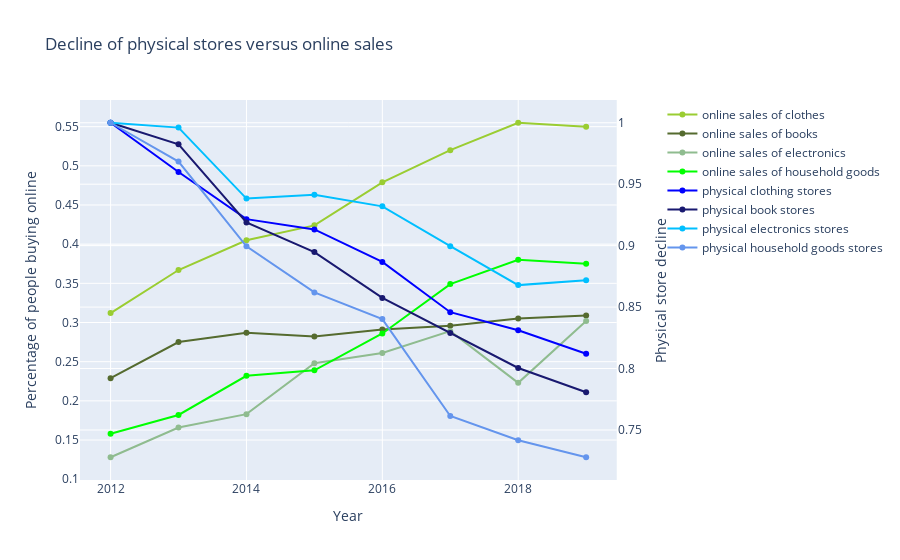

Notebook code for this chart:
### Markdown cell above
All four categories show an increase in online purchasing and a decrease in physical stores. However, where the lines cross is different for each category. For clothes and sporting goods it is the year 2015, books and magazines 2014, household items also 2015 and electronics around 2014. So the switch in dominance occured earlier for the books and magazines and electronics than for the other two categories.

### Code cell
fig = make_subplots(specs = [[{"secondary_y": True}]])

fig.add_trace(
    go.Scatter( x=shopping_online["Year"], y = shopping_online["Kleding of sportartikelen"]/100, name="online sales of clothes", marker_color="yellowgreen"),
    secondary_y=False
)

fig.add_trace(
    go.Scatter( x=shopping_online["Year"], y = shopping_online["Boeken, tijdschriften en kranten"]/100, name="online sales of books", marker_color="darkolivegreen"),
    secondary_y=False
)

fig.add_trace(
    go.Scatter( x=shopping_online["Year"], y = shopping_online["Soft-/ hardware en elektronische benodig"]/100, name="online sales of electronics", marker_color="darkseagreen"),
    secondary_y=False
)

fig.add_trace(
    go.Scatter( x=shopping_online["Year"], y = shopping_online["Huishoudelijke goederen en apparaten"]/100, name="online sales of household goods", marker_color="lime"),
    secondary_y=False
)

fig.add_trace(
    go.Scatter(x=phys_stores["Perioden"], y = phys_stores["1. Kleding of sportartikelen"]/phys_stores["1. Kleding of sportartikelen"][0], name="physical clothing stores", marker_color="blue"),
    secondary_y=True
)

fig.add_trace(
    go.Scatter(x=phys_stores["Perioden"], y = phys_stores["2. Boeken, tijdschriften en kranten"]/phys_stores["2. Boeken, tijdschriften en kranten"][0], name="physical book stores", marker_color="midnightblue"),
    secondary_y=True
)

fig.add_trace(
    go.Scatter(x=phys_stores["Perioden"], y = phys_stores["3. Soft-/ hardware en elektronische benodig"]/phys_stores["3. Soft-/ hardware en elektronische benodig"][0], name="physical electronics stores", marker_color="deepskyblue"),
    secondary_y=True
)

fig.add_trace(
    go.Scatter(x=phys_stores["Perioden"], y = phys_stores["4. Huishoudelijke goederen en apparaten"]/phys_stores["4. Huishoudelijke goederen en apparaten"][0], name="physical household goods stores", marker_color="cornflowerblue"),
    secondary_y=True
)

# Set x-axis title
fig.update_xaxes(title_text="Year")

# Set y-axes titles
fig.update_yaxes(title_text="Percentage of people buying online", secondary_y=False)
fig.update_yaxes(title_text="Physical store decline", secondary_y=True)

#Set title
fig.update_layout(
    title_text="Decline of physical stores versus online sales"
)

fig.show()

### Figure 1 — Plotly figure (JSON) as saved in the notebook; plotly's stock layout.template omitted (floating-point values rounded to 4 significant figures)
{"data": [{"marker": {"color": "yellowgreen"}, "name": "online sales of clothes", "type": "scatter", "x": [2012, 2013, 2014, 2015, 2016, 2017, 2018, 2019], "xaxis": "x", "y": [0.312, 0.367, 0.405, 0.424, 0.479, 0.52, 0.555, 0.55], "yaxis": "y"}, {"marker": {"color": "darkolivegreen"}, "name": "online sales of books", "type": "scatter", "x": [2012, 2013, 2014, 2015, 2016, 2017, 2018, 2019], "xaxis": "x", "y": [0.229, 0.275, 0.287, 0.282, 0.291, 0.296, 0.305, 0.309], "yaxis": "y"}, {"marker": {"color": "darkseagreen"}, "name": "online sales of electronics", "type": "scatter", "x": [2012, 2013, 2014, 2015, 2016, 2017, 2018, 2019], "xaxis": "x", "y": [0.128, 0.166, 0.183, 0.248, 0.261, 0.289, 0.223, 0.302], "yaxis": "y"}, {"marker": {"color": "lime"}, "name": "online sales of household goods", "type": "scatter", "x": [2012, 2013, 2014, 2015, 2016, 2017, 2018, 2019], "xaxis": "x", "y": [0.158, 0.182, 0.232, 0.239, 0.286, 0.349, 0.38, 0.375], "yaxis": "y"}, {"marker": {"color": "blue"}, "name": "physical clothing stores", "type": "scatter", "x": [2012, 2013, 2014, 2015, 2016, 2017, 2018, 2019], "xaxis": "x", "y": [1, 0.9599, 0.9216, 0.9132, 0.8867, 0.8458, 0.8312, 0.8121], "yaxis": "y2"}, {"marker": {"color": "midnightblue"}, "name": "physical book stores", "type": "scatter", "x": [2012, 2013, 2014, 2015, 2016, 2017, 2018, 2019], "xaxis": "x", "y": [1, 0.9825, 0.9189, 0.8947, 0.8575, 0.8289, 0.8004, 0.7807], "yaxis": "y2"}, {"marker": {"color": "deepskyblue"}, "name": "physical electronics stores", "type": "scatter", "x": [2012, 2013, 2014, 2015, 2016, 2017, 2018, 2019], "xaxis": "x", "y": [1, 0.996, 0.9383, 0.9415, 0.932, 0.8995, 0.8679, 0.8718], "yaxis": "y2"}, {"marker": {"color": "cornflowerblue"}, "name": "physical household goods stores", "type": "scatter", "x": [2012, 2013, 2014, 2015, 2016, 2017, 2018, 2019], "xaxis": "x", "y": [1, 0.9684, 0.8994, 0.8619, 0.8402, 0.7613, 0.7416, 0.7278], "yaxis": "y2"}], "layout": {"title": {"text": "Decline of physical stores versus online sales"}, "xaxis": {"anchor": "y", "domain": [0, 0.94], "title": {"text": "Year"}}, "yaxis": {"anchor": "x", "domain": [0, 1], "title": {"text": "Percentage of people buying online"}}, "yaxis2": {"anchor": "x", "overlaying": "y", "side": "right", "title": {"text": "Physical store decline"}}}}
